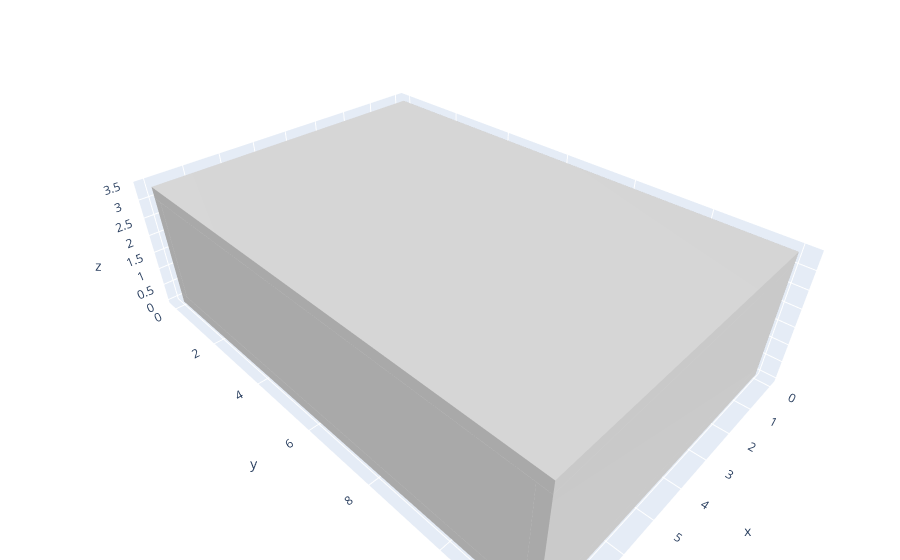

Notebook source saved alongside this figure:
### Code cell
fence = "`" * 3  # три обратные кавычки, собранные кодом

answer1 = (
    "Конечно! Вот здание:\n"
    + fence + "json\n"
    + '{"width": 8, "length": 12, "height": 2.8, '
    + '"south_window": {"x": 1.5, "width": 5, "sill": 0.8, "height": 1.6}}\n'
    + fence + "\n"
)

# 1. хороший ответ с лишним текстом вокруг
run(answer1)

# 2. плохой ответ: окно шире стены
run('{"width": 8, "length": 12, "height": 2.8, "south_window": {"x": 5, "width": 6, "sill": 0.8, "height": 1.6}}')

# 3. вообще не JSON
run("Извините, я не могу помочь с этим запросу.")

### Figure 1 — Plotly figure (JSON) as saved in the notebook; plotly's stock layout.template omitted (floating-point values rounded to 4 significant figures)
{"data": [{"color": "lightgray", "flatshading": true, "i": [1, 4, 0, 2, 1, 5, 5, 3, 6, 2, 6, 7, 9, 12, 8, 10, 9, 13, 13, 11, 14, 10, 14, 15, 17, 20, 16, 18, 17, 21, 21, 19, 22, 18, 22, 23, 25, 28, 24, 26, 25, 29, 29, 27, 30, 26, 30, 31, 33, 36, 32, 34, 33, 37, 37, 35, 38, 34, 38, 39, 41, 44, 40, 42, 41, 45, 45, 43, 46, 42, 46, 47, 49, 52, 48, 50, 49, 53, 53, 51, 54, 50, 54, 55, 57, 60, 56, 58, 57, 61, 61, 59, 62, 58, 62, 63, 65, 68, 64, 66, 65, 69, 69, 67, 70, 66, 70, 71], "j": [3, 1, 3, 4, 7, 1, 7, 7, 4, 7, 5, 5, 11, 9, 11, 12, 15, 9, 15, 15, 12, 15, 13, 13, 19, 17, 19, 20, 23, 17, 23, 23, 20, 23, 21, 21, 27, 25, 27, 28, 31, 25, 31, 31, 28, 31, 29, 29, 35, 33, 35, 36, 39, 33, 39, 39, 36, 39, 37, 37, 43, 41, 43, 44, 47, 41, 47, 47, 44, 47, 45, 45, 51, 49, 51, 52, 55, 49, 55, 55, 52, 55, 53, 53, 59, 57, 59, 60, 63, 57, 63, 63, 60, 63, 61, 61, 67, 65, 67, 68, 71, 65, 71, 71, 68, 71, 69, 69], "k": [0, 0, 2, 0, 3, 4, 1, 2, 2, 6, 4, 6, 8, 8, 10, 8, 11, 12, 9, 10, 10, 14, 12, 14, 16, 16, 18, 16, 19, 20, 17, 18, 18, 22, 20, 22, 24, 24, 26, 24, 27, 28, 25, 26, 26, 30, 28, 30, 32, 32, 34, 32, 35, 36, 33, 34, 34, 38, 36, 38, 40, 40, 42, 40, 43, 44, 41, 42, 42, 46, 44, 46, 48, 48, 50, 48, 51, 52, 49, 50, 50, 54, 52, 54, 56, 56, 58, 56, 59, 60, 57, 58, 58, 62, 60, 62, 64, 64, 66, 64, 67, 68, 65, 66, 66, 70, 68, 70], "opacity": 1, "type": "mesh3d", "x": [0.0, 0.0, 0.0, 0.0, 8.0, 8.0, 8.0, 8.0, 0.0, 0.0, 0.0, 0.0, 1.5, 1.5, 1.5, 1.5, 6.5, 6.5, 6.5, 6.5, 8.0, 8.0, 8.0, 8.0, 1.5, 1.5, 1.5, 1.5, 6.5, 6.5, 6.5, 6.5, 1.5, 1.5, 1.5, 1.5, 6.5, 6.5, 6.5, 6.5, 0.0, 0.0, 0.0, 0.0, 8.0, 8.0, 8.0, 8.0, 0.0, 0.0, 0.0, 0.0, 0.3, 0.3, 0.3, 0.3, 7.7, 7.7, 7.7, 7.7, 8.0, 8.0, 8.0, 8.0, 0.0, 0.0, 0.0, 0.0, 8.0, 8.0, 8.0, 8.0], "y": [0.0, 0.0, 12.0, 12.0, 0.0, 0.0, 12.0, 12.0, 0.0, 0.0, 0.3, 0.3, 0.0, 0.0, 0.3, 0.3, 0.0, 0.0, 0.3, 0.3, 0.0, 0.0, 0.3, 0.3, 0.0, 0.0, 0.3, 0.3, 0.0, 0.0, 0.3, 0.3, 0.0, 0.0, 0.3, 0.3, 0.0, 0.0, 0.3, 0.3, 11.7, 11.7, 12.0, 12.0, 11.7, 11.7, 12.0, 12.0, 0.3, 0.3, 11.7, 11.7, 0.3, 0.3, 11.7, 11.7, 0.3, 0.3, 11.7, 11.7, 0.3, 0.3, 11.7, 11.7, 0.0, 0.0, 12.0, 12.0, 0.0, 0.0, 12.0, 12.0], "z": [0.0, 0.3, 0.0, 0.3, 0.0, 0.3, 0.0, 0.3, 0.3, 3.1, 0.3, 3.1, 0.3, 3.1, 0.3, 3.1, 0.3, 3.1, 0.3, 3.1, 0.3, 3.1, 0.3, 3.1, 0.3, 1.1, 0.3, 1.1, 0.3, 1.1, 0.3, 1.1, 2.7, 3.1, 2.7, 3.1, 2.7, 3.1, 2.7, 3.1, 0.3, 3.1, 0.3, 3.1, 0.3, 3.1, 0.3, 3.1, 0.3, 3.1, 0.3, 3.1, 0.3, 3.1, 0.3, 3.1, 0.3, 3.1, 0.3, 3.1, 0.3, 3.1, 0.3, 3.1, 3.1, 3.4, 3.1, 3.4, 3.1, 3.4, 3.1, 3.4]}, {"color": "deepskyblue", "flatshading": true, "i": [1, 4, 0, 2, 1, 5, 5, 3, 6, 2, 6, 7], "j": [3, 1, 3, 4, 7, 1, 7, 7, 4, 7, 5, 5], "k": [0, 0, 2, 0, 3, 4, 1, 2, 2, 6, 4, 6], "opacity": 0.5, "type": "mesh3d", "x": [1.5, 1.5, 1.5, 1.5, 6.5, 6.5, 6.5, 6.5], "y": [0.13, 0.13, 0.17, 0.17, 0.13, 0.13, 0.17, 0.17], "z": [1.1, 2.7, 1.1, 2.7, 1.1, 2.7, 1.1, 2.7]}], "layout": {"margin": {"b": 0, "l": 0, "r": 0, "t": 0}, "scene": {"aspectmode": "data"}}}
